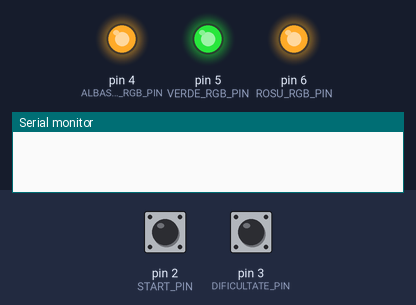
A program run on a simulated Arduino Uno, built with avr-gcc and run on an emulated ATmega328P. Shown: output pins drawn as LEDs (lit = HIGH), the last lines printed to the serial monitor. Dashed ring = blinking. The inputs (shaded band) are chosen by the test bench; at power-on: pin 2 (START_PIN) HIGH, pin 3 (DIFICULTATE_PIN) HIGH. Random numbers use the default seed unless the program sets one.

Above: at 1.2 s.
1.3 s: pin 2 (START_PIN) pulled LOW for 0.15 s
At 2.1 s:
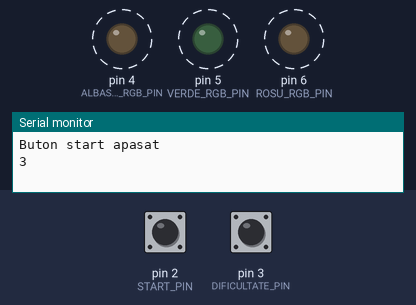
At 5.4 s:
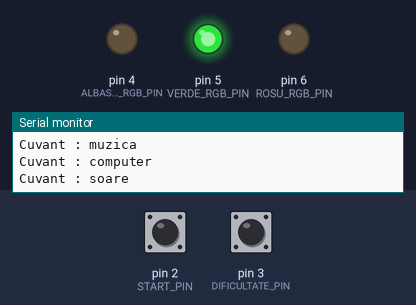
Timing chart, 0 to 6.9 s (numbered marks = the images above; inputs shaded):
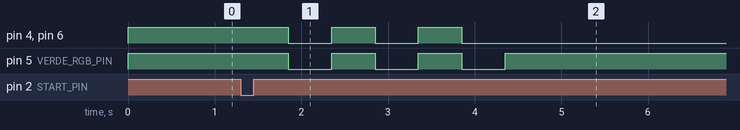

The program:

main.cpp
```cpp
#include <Arduino.h>

#define VERDE_RGB_PIN 5
#define ALBASTRU_RGB_PIN 4
#define ROSU_RGB_PIN 6
#define START_PIN 2
#define DIFICULTATE_PIN 3

String cuvinte[] = {
    "apa", "soare", "luna", "stea", "carte",
    "muzica", "computer", "floare", "joc", "casa"
};

int frecventa[] = {0, 0, 0, 0, 0, 0, 0, 0, 0, 0};
int timp_utilizator = 0;
int interval_verificare = 0;
bool inRunda = false;
bool inNumaratoareInversa = false;
int dificultate = 0;
unsigned long ultimulTimpDebounceStart = 0;
unsigned long ultimulTimpDebounceDificultate = 0;
unsigned long intarziereDebounce = 50;
bool ultimaStareButonStart = HIGH;
bool ultimaStareButonDificultate = HIGH;
const int durataRundei = 30000;
int numarCuvinteCorecte = 0;
const unsigned int intervalUsor = 6000;
const unsigned int intervalMediu = 3000;
const unsigned int intervalDificil = 1000;
unsigned int intervalCurent = 0;
const char* dificultati[] = {"Usor", "Mediu", "Dificil"};
bool butonDificultateApasat = false;
unsigned long timpInceputNumaratoareInversa = 0;
unsigned long timpSchimbareLED = 0;
bool numaratoareInversaActiva = false;
int numarPuncte = 0;

void seteazaCuloareLED(int rosu, int verde, int albastru);
void gestioneazaButonDificultate();
void opresteRunda();
void executaRunda();
void numaratoareInversa();
int genereazaCuvant();

void seteazaCuloareLED(int rosu, int verde, int albastru) {
  analogWrite(ROSU_RGB_PIN, rosu);
  analogWrite(VERDE_RGB_PIN, verde);
  analogWrite(ALBASTRU_RGB_PIN, albastru);
}

void setup() {
  pinMode(START_PIN, INPUT_PULLUP);
  pinMode(DIFICULTATE_PIN, INPUT_PULLUP);
  pinMode(ROSU_RGB_PIN, OUTPUT);
  pinMode(VERDE_RGB_PIN, OUTPUT);
  pinMode(ALBASTRU_RGB_PIN, OUTPUT);
  seteazaCuloareLED(255, 255, 255);
  Serial.begin(9600);
}

void loop() {
  bool citire = digitalRead(DIFICULTATE_PIN);
  if (citire != ultimaStareButonDificultate) {
    ultimulTimpDebounceDificultate = millis();
  }
  if ((millis() - ultimulTimpDebounceDificultate) > intarziereDebounce) {
    if (citire == LOW && !inRunda && !butonDificultateApasat) {
      gestioneazaButonDificultate();
      butonDificultateApasat = true;
    }
  }
  if (citire == HIGH) {
    butonDificultateApasat = false;
  }
  ultimaStareButonDificultate = citire;

  bool startCitire = digitalRead(START_PIN);
  if (startCitire != ultimaStareButonStart) {
    ultimulTimpDebounceStart = millis();
  }
  if ((millis() - ultimulTimpDebounceStart) > intarziereDebounce) {
    if (startCitire == LOW) {
      if (!inRunda && !inNumaratoareInversa) {
        Serial.println("Buton start apasat");
        numaratoareInversa();
        executaRunda();
      }
    }
  }
  ultimaStareButonStart = startCitire;
}

int genereazaCuvant() {
  int indexAleator;
  do {
    indexAleator = random(0, 10);
  } while (frecventa[indexAleator] == 1);
  frecventa[indexAleator] = 1;
  return indexAleator;
}

void numaratoareInversa() {
  numaratoareInversaActiva = true;
  unsigned long currentMillis = millis();
  for (int i = 3; i > 0; i--) {
    seteazaCuloareLED(255, 255, 255);
    Serial.print(i);
    Serial.print("\n");
    while (millis() - currentMillis < 500) {}
    seteazaCuloareLED(0, 0, 0);
    currentMillis = millis();
    while (millis() - currentMillis < 500) {}
    currentMillis = millis();
    seteazaCuloareLED(255, 255, 255);
  }
  inNumaratoareInversa = false;
}

void executaRunda() {
  Serial.println("Runda a inceput!");
  seteazaCuloareLED(0, 255, 0);
  inRunda = true;
  timp_utilizator = 0;
  numarPuncte = 0;
  unsigned long timpInceputRunda = millis();

  while (timp_utilizator < 30000) {
    int indexCuvant = genereazaCuvant();
    String cuvantCurent = cuvinte[indexCuvant];
    unsigned long timpInceputCuvant = millis();
    String inputUtilizator = "";

    Serial.print("Cuvant : ");
    Serial.println(cuvantCurent);

    while (millis() - timpInceputCuvant < intervalCurent) {
      if (Serial.available() > 0) {
        char caracterInput = Serial.read();
        if (caracterInput == '\b') {
          if (inputUtilizator.length() > 0) {
            inputUtilizator.remove(inputUtilizator.length() - 1);
          }
        } else {
          inputUtilizator += caracterInput;
        }

        // Afisam progresul textului pe aceeasi linie
        Serial.print("\rText introdus: ");
        Serial.print(inputUtilizator);

        // Asiguram ca restul liniei este gol dacă stergem caractere
        Serial.print("                 ");

        if (cuvantCurent.startsWith(inputUtilizator)) {
          seteazaCuloareLED(0, 255, 0);
        } else {
          seteazaCuloareLED(255, 0, 0);
        }

        if (inputUtilizator == cuvantCurent) {
          Serial.println("\nCuvant corect!");  // Trecem pe o linie noua pentru confirmare
          numarPuncte++;
          break;
        }
      }
    }

    timp_utilizator += intervalCurent;
  }
  opresteRunda();
}


void opresteRunda() {
  Serial.println("Runda oprita!");
  Serial.println("Ai tastat");
  Serial.print(numarPuncte);
  Serial.println(" cuvinte corect!");
  inRunda = false;
  seteazaCuloareLED(255, 255, 255);
  for (int i = 0; i < 10; i++) {
    frecventa[i] = 0;
  }
}

void gestioneazaButonDificultate() {
  if (!inRunda && !inNumaratoareInversa) {
    dificultate = (dificultate + 1) % 3;
    switch (dificultate) {
      case 0: intervalCurent = intervalUsor; break;
      case 1: intervalCurent = intervalMediu; break;
      case 2: intervalCurent = intervalDificil; break;
    }
    Serial.print(dificultati[dificultate]);
    Serial.println(" mod activat!");
  }
}
```

Measured:
- after the input at 1.3 s, pin 4 (ALBASTRU_RGB_PIN), pin 6 (ROSU_RGB_PIN): alternates HIGH for 0.50 s and LOW for 0.50 s, 5 changes in all, then stays LOW, starting after 0.55 s; pin 5 (VERDE_RGB_PIN): alternates HIGH for 0.50 s and LOW for 0.50 s, 6 changes in all, then stays HIGH, starting after 0.55 s
